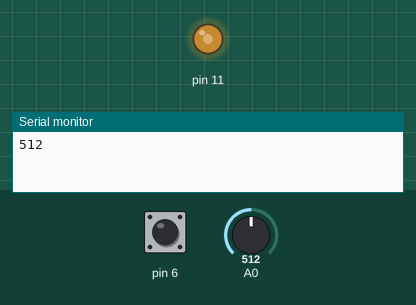
Simulated run of this sketch. Board: Arduino Uno, built with avr-gcc and run on an emulated ATmega328P. On the bench: output pins drawn as LEDs (lit = HIGH), the last lines printed to the serial monitor. Dashed ring = blinking. The inputs (shaded band) are chosen by the test bench; at power-on: A0 = 512, pin 6 HIGH.

Above: at 0.1 s.
At 1.2 s:
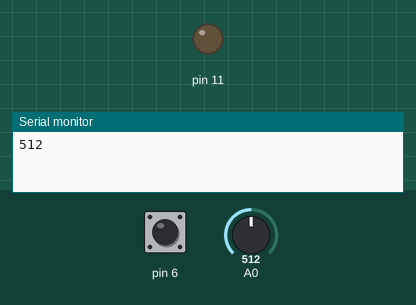
1.3 s: A0 set to 716
At 2.8 s:
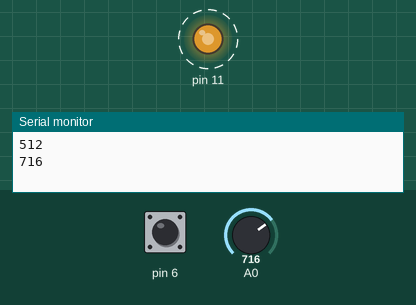
7.3 s: A0 set to 900
13.3 s: A0 set to 122
19.3 s: pin 6 pulled LOW for 3.2 s
25.5 s: A0 set to 511
Timing chart, 0 to 32.5 s (numbered marks = the images above; inputs shaded):
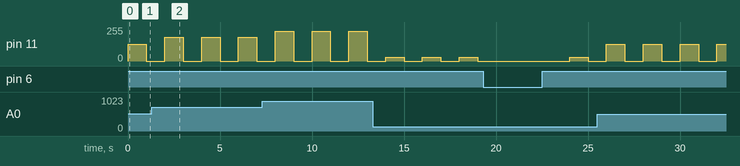

The sketch:

ingenious_jaagub_luulia1.ino
```cpp
// C++ code
//
int delaytime = 1000;
int pot;
void setup()
{
  pinMode(11, OUTPUT);
  pinMode(6, INPUT_PULLUP);
  Serial.begin(9600);
}

void loop()
{
  if(Serial.available())
    delaytime = Serial.parseInt();
  pot = analogRead(A0);
  if(digitalRead(6)==LOW)
    pot=0;
  Serial.println(pot);
  analogWrite(11,map(pot,0,1023,0,255));
  delay(delaytime); // Wait for 1000 millisecond(s)
  analogWrite(11, 0);
  delay(delaytime); // Wait for 1000 millisecond(s)
}
```

Measured:
- by itself, pin 11: alternates 127/255 for 1.0 s and 0/255 for 1.0 s
